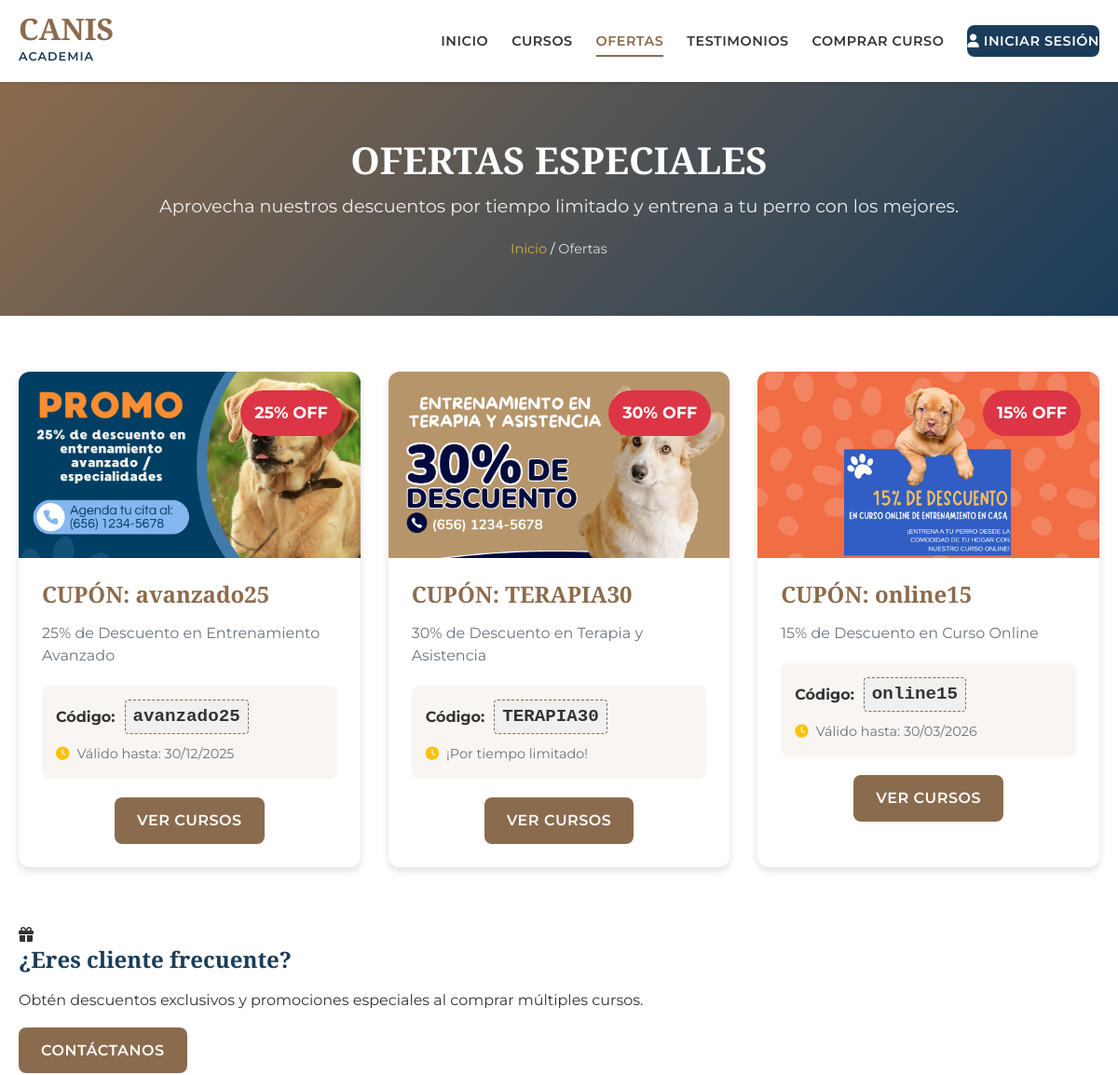
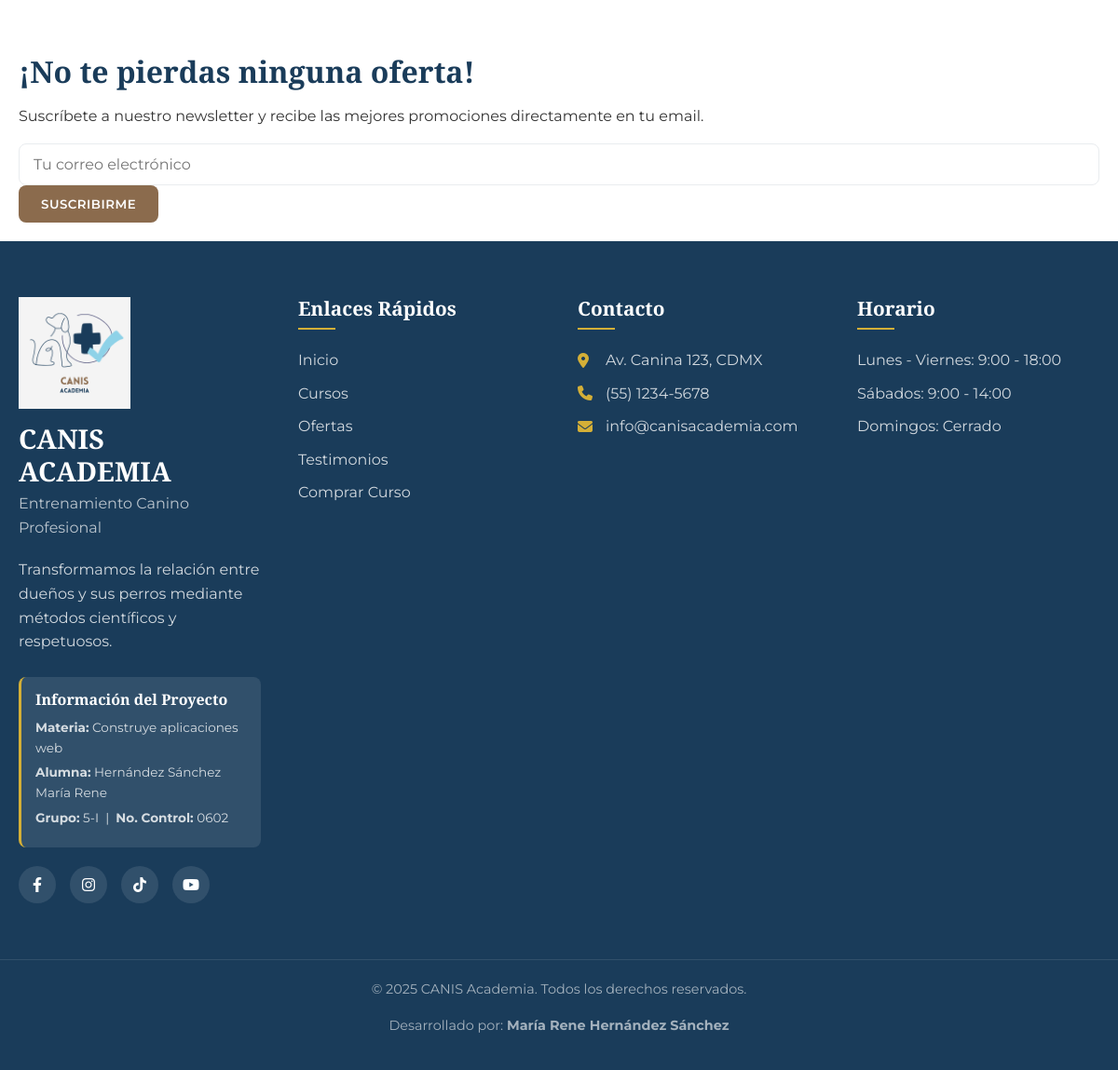
Page /ofertas-publicas/ on the committed database (2 pictures, top to bottom).
### app_Entrenamiento_Canino/models.py (models this page shows, shortened)
class Oferta(models.Model):
    codigo = models.CharField(max_length=50, unique=True)
    descripcion = models.TextField()
    porcentaje_descuento = models.IntegerField()
    fecha_limite = models.DateField(null=True, blank=True)
    activo = models.BooleanField(default=True)
    curso = models.ForeignKey(Curso, on_delete=models.CASCADE, null=True, blank=True)
    imagen = models.ImageField(upload_to='ofertas/', null=True, blank=True)
    fecha_creacion = models.DateTimeField(auto_now_add=True)

### app_Entrenamiento_Canino/views.py (the view)
# urls.py: path('ofertas-publicas/', views.ofertas, name='ofertas'),
def ofertas(request):
    hoy = timezone.now().date()
    ofertas_activas = Oferta.objects.filter(
        activo=True
    ).filter(
        Q(fecha_limite__gte=hoy) | Q(fecha_limite__isnull=True)
    )
    return render(request, 'website/ofertas.html', {
        'ofertas': ofertas_activas
    })

### app_Entrenamiento_Canino/templates/website/ofertas.html (shortened to what this page needs)
{% load static %}
<!DOCTYPE html>
<html lang="es">
<head>
    <link rel="stylesheet" href="{% static 'website/css/styles.css' %}">
    <link rel="stylesheet" href="https://cdnjs.cloudflare.com/ajax/libs/font-awesome/6.4.0/css/all.min.css">
</head>
<body>
    {% include 'website/partials/navbar.html' %}
    <main class="content-main">
        <section class="page-header">
            <div class="container">
                <h1 class="page-title">OFERTAS ESPECIALES</h1>
                <p class="page-subtitle">Aprovecha nuestros descuentos por tiempo limitado y entrena a tu perro con los mejores.</p>
                <div class="breadcrumb">
                    <a href="{% url 'home' %}">Inicio</a> / <span>Ofertas</span>
                </div>
            </div>
        </section>
        <section class="offers-section">
            <div class="container">
                <div class="offers-grid" id="offers-container">
                    {% for oferta in ofertas %}
                    <div class="offer-card"
                        data-id="{{ oferta.id }}"
                        data-fecha-fin="{{ oferta.fecha_limite|date:'Y-m-d' }}"
                        data-porcentaje="{{ oferta.porcentaje_descuento }}">
                        <div class="offer-badge">{{ oferta.porcentaje_descuento }}% OFF</div>
                        <div class="offer-image">
                            {% if oferta.imagen %}
                                <img src="{{ oferta.imagen.url }}" alt="Oferta {{ oferta.codigo }}">
                            {% else %}
                                <img src="{% static 'website/images/promo-default.jpg' %}"
                                    alt="Oferta Especial"
                                    onerror="this.src='https://via.placeholder.com/400x200?text=OFERTA'">
                            {% endif %}
                        </div>
                        <div class="offer-content">
                            <h3>CUPÓN: {{ oferta.codigo }}</h3>
                            <p>{{ oferta.descripcion }}</p>
                            <div class="offer-details">
                                <div class="offer-code">
                                    <strong>Código:</strong>
                                    <span class="code" style="font-family: monospace; font-size: 1.2em; background: #f0f0f0; padding: 2px 8px; border-radius: 4px;">{{ oferta.codigo }}</span>
                                </div>
                                <div class="offer-expiry">
                                    <i class="fas fa-clock"></i>
                                    {% if oferta.fecha_limite %}
                                        Válido hasta: {{ oferta.fecha_limite|date:"d/m/Y" }}
                                    {% else %}
                                        ¡Por tiempo limitado!
                                    {% endif %}
                                </div>
                            </div>
                            <div class="offer-actions">
                                <a href="{% url 'cursos' %}" class="btn btn-primary">
                                Ver Cursos
                                </a>
                            </div>
                        </div>
                    </div>
                    {% endfor %}
                </div>
                <div class="offers-cta">
                    <div class="cta-card">
                        <div class="cta-icon">
                            <i class="fas fa-gift"></i>
                        </div>
                        <h3>¿Eres cliente frecuente?</h3>
                        <p>Obtén descuentos exclusivos y promociones especiales al comprar múltiples cursos.</p>
                        <a href="#" class="btn btn-primary" id="contact-frequent">Contáctanos</a>
                    </div>
                </div>
            </div>
        </section>
        <section class="newsletter-section">
            <div class="container">
                <div class="newsletter-content">
                    <h2>¡No te pierdas ninguna oferta!</h2>
                    <p>Suscríbete a nuestro newsletter y recibe las mejores promociones directamente en tu email.</p>
                    <form class="newsletter-form" id="newsletterForm" method="POST" action="{% url 'suscribir_newsletter' %}">
                        <div class="form-group">
                            <input type="email" name="email" placeholder="Tu correo electrónico" required>
                            <button type="submit" class="btn btn-primary">Suscribirme</button>
                        </div>
                    </form>
                </div>
            </div>
        </section>
    </main>
    {% include 'website/partials/footer.html' %}
</body>
</html>

### app_Entrenamiento_Canino/templates/website/partials/navbar.html (shortened to what this page needs)
{% load static %}
<header class="main-header">
    <div class="header-container">
        <div class="logo">
            <a href="{% url 'home' %}" style="text-decoration: none; color: inherit;">
                <h1>CANIS</h1>
                <span>ACADEMIA</span>
            </a>
        </div>
        <nav class="main-nav">
            <ul class="nav-list">
                <li>
                    <a href="{% url 'home' %}"
                       class="{% if request.resolver_match.url_name == 'home' %}active-link{% endif %}">
                        INICIO
                    </a>
                </li>
                <li>
                    <a href="{% url 'cursos' %}"
                       class="{% if request.resolver_match.url_name == 'cursos' %}active-link{% endif %}">
                        CURSOS
                    </a>
                </li>
                <li>
                    <a href="{% url 'ofertas' %}"
                       class="{% if request.resolver_match.url_name == 'ofertas' %}active-link{% endif %}">
                        OFERTAS
                    </a>
                </li>
                <li>
                    <a href="{% url 'testimonios' %}"
                       class="{% if request.resolver_match.url_name == 'testimonios' %}active-link{% endif %}">
                        TESTIMONIOS
                    </a>
                </li>
                <li>
                    <a href="{% url 'comprar_curso' %}"
                       class="{% if request.resolver_match.url_name == 'comprar_curso' %}active-link{% endif %}">
                        COMPRAR CURSO
                    </a>
                </li>
                {% if user.is_authenticated %}
                    <li style="display: flex; align-items: center; margin-right: 15px; font-weight: bold; color: #4A6FA5;">
                        Hola, {{ user.first_name|default:user.username }}
                    </li>
                    <li class="login-item">
                        <a href="{% url 'perfil' %}" class="nav-login-button">
                            <i class="fas fa-user"></i> MI CUENTA
                        </a>
                    </li>
                    <li class="login-item">
                        <a href="{% url 'logout' %}" class="nav-login-button" style="background-color: #dc3545;">
                            <i class="fas fa-sign-out-alt"></i> SALIR
                        </a>
                    </li>
                {% else %}
                    <li class="login-item">
                        <a href="{% url 'login' %}" class="nav-login-button">
                            <i class="fas fa-user"></i> INICIAR SESIÓN
                        </a>
                    </li>
                {% endif %}
            </ul>
        </nav>
    </div>
</header>

### app_Entrenamiento_Canino/templates/website/partials/footer.html
{% load static %}
<footer class="main-footer">
    <div class="footer-container">
        <div class="footer-section">
            <div class="footer-logo">
                <img src="{% static 'website/images/logo.png' %}"
                     alt="Logo CANIS"
                     style="max-width: 120px; margin-bottom: 15px; display: block;">
                <h2>CANIS ACADEMIA</h2>
                <p>Entrenamiento Canino Profesional</p>
            </div>
            <p class="footer-description">Transformamos la relación entre dueños y sus perros mediante métodos científicos y respetuosos.</p>
            <div class="student-info" style="background: rgba(255,255,255,0.1); padding: 15px; border-radius: 8px; margin: 20px 0; border-left: 3px solid #D4AF37;">
                <h5 style="color: #fff; margin-bottom: 10px; font-size: 1rem;">Información del Proyecto</h5>
                <ul style="list-style: none; padding: 0; margin: 0; font-size: 0.85rem; color: rgba(255,255,255,0.8);">
                    <li style="margin-bottom: 5px;"><strong>Materia:</strong> Construye aplicaciones web</li>
                    <li style="margin-bottom: 5px;"><strong>Alumna:</strong> Hernández Sánchez María Rene</li>
                    <li style="margin-bottom: 5px;"><strong>Grupo:</strong> 5-I &nbsp;|&nbsp; <strong>No. Control:</strong> 0602</li>
                </ul>
            </div>
            <div class="social-links">
                <a href="#"><i class="fab fa-facebook-f"></i></a>
                <a href="#"><i class="fab fa-instagram"></i></a>
                <a href="#"><i class="fab fa-tiktok"></i></a>
                <a href="#"><i class="fab fa-youtube"></i></a>
            </div>
        </div>
        <div class="footer-section">
            <h3>Enlaces Rápidos</h3>
            <ul>
                <li><a href="{% url 'home' %}">Inicio</a></li>
                <li><a href="{% url 'cursos' %}">Cursos</a></li>
                <li><a href="{% url 'ofertas' %}">Ofertas</a></li>
                <li><a href="{% url 'testimonios' %}">Testimonios</a></li>
                <li><a href="{% url 'comprar_curso' %}">Comprar Curso</a></li>
            </ul>
        </div>
        <div class="footer-section">
            <h3>Contacto</h3>
            <ul class="contact-info">
                <li><i class="fas fa-map-marker-alt"></i> Av. Canina 123, CDMX</li>
                <li><i class="fas fa-phone"></i> (55) 1234-5678</li>
                <li><i class="fas fa-envelope"></i> info@canisacademia.com</li>
            </ul>
        </div>
        <div class="footer-section">
            <h3>Horario</h3>
            <ul class="schedule-info">
                <li>Lunes - Viernes: 9:00 - 18:00</li>
                <li>Sábados: 9:00 - 14:00</li>
                <li>Domingos: Cerrado</li>
            </ul>
        </div>
    </div>
    <div class="footer-bottom">
        <p>&copy; {% now "Y" %} CANIS Academia. Todos los derechos reservados.</p>
        <p>Desarrollado por: <strong>María Rene Hernández Sánchez</strong></p>
    </div>
</footer>

### rows in the picture
Oferta: porcentaje_descuento "25", imagen (picture), codigo "avanzado25", descripcion "25% de Descuento en Entrenamiento Avanzado", fecha_limite "30/12/2025"
Oferta: porcentaje_descuento "30", imagen (picture), codigo "TERAPIA30", descripcion "30% de Descuento en Terapia y Asistencia", shows "¡Por tiempo limitado!"
Oferta: porcentaje_descuento "15", imagen (picture), codigo "online15", descripcion "15% de Descuento en Curso Online", fecha_limite "30/03/2026"
